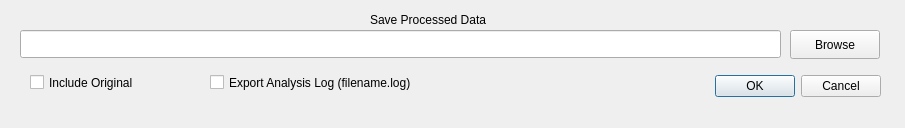
<?xml version="1.0" encoding="UTF-8"?>
<ui version="4.0">
 <class>SaveExportDialog</class>
 <widget class="QDialog" name="SaveExportDialog">
  <property name="geometry">
   <rect>
    <x>0</x>
    <y>0</y>
    <width>905</width>
    <height>128</height>
   </rect>
  </property>
  <property name="windowTitle">
   <string>Dialog</string>
  </property>
  <widget class="QDialogButtonBox" name="buttonBoxSave">
   <property name="geometry">
    <rect>
     <x>540</x>
     <y>70</y>
     <width>341</width>
     <height>32</height>
    </rect>
   </property>
   <property name="orientation">
    <enum>Qt::Orientation::Horizontal</enum>
   </property>
   <property name="standardButtons">
    <set>QDialogButtonBox::StandardButton::Cancel|QDialogButtonBox::StandardButton::Ok</set>
   </property>
  </widget>
  <widget class="QLineEdit" name="editPath">
   <property name="geometry">
    <rect>
     <x>20</x>
     <y>30</y>
     <width>761</width>
     <height>28</height>
    </rect>
   </property>
  </widget>
  <widget class="QPushButton" name="btnBrowse">
   <property name="geometry">
    <rect>
     <x>790</x>
     <y>30</y>
     <width>90</width>
     <height>29</height>
    </rect>
   </property>
   <property name="text">
    <string>Browse</string>
   </property>
  </widget>
  <widget class="QCheckBox" name="chkIncludeRaw">
   <property name="geometry">
    <rect>
     <x>30</x>
     <y>70</y>
     <width>141</width>
     <height>25</height>
    </rect>
   </property>
   <property name="text">
    <string>Include Original</string>
   </property>
  </widget>
  <widget class="QCheckBox" name="chkSaveLog">
   <property name="geometry">
    <rect>
     <x>210</x>
     <y>70</y>
     <width>291</width>
     <height>25</height>
    </rect>
   </property>
   <property name="text">
    <string>Export Analysis Log (filename.log)</string>
   </property>
  </widget>
  <widget class="QLabel" name="label">
   <property name="geometry">
    <rect>
     <x>370</x>
     <y>10</y>
     <width>211</width>
     <height>20</height>
    </rect>
   </property>
   <property name="text">
    <string>Save Processed Data</string>
   </property>
  </widget>
 </widget>
 <resources/>
 <connections>
  <connection>
   <sender>buttonBoxSave</sender>
   <signal>accepted()</signal>
   <receiver>SaveExportDialog</receiver>
   <slot>accept()</slot>
   <hints>
    <hint type="sourcelabel">
     <x>248</x>
     <y>254</y>
    </hint>
    <hint type="destinationlabel">
     <x>157</x>
     <y>274</y>
    </hint>
   </hints>
  </connection>
  <connection>
   <sender>buttonBoxSave</sender>
   <signal>rejected()</signal>
   <receiver>SaveExportDialog</receiver>
   <slot>reject()</slot>
   <hints>
    <hint type="sourcelabel">
     <x>316</x>
     <y>260</y>
    </hint>
    <hint type="destinationlabel">
     <x>286</x>
     <y>274</y>
    </hint>
   </hints>
  </connection>
 </connections>
</ui>
